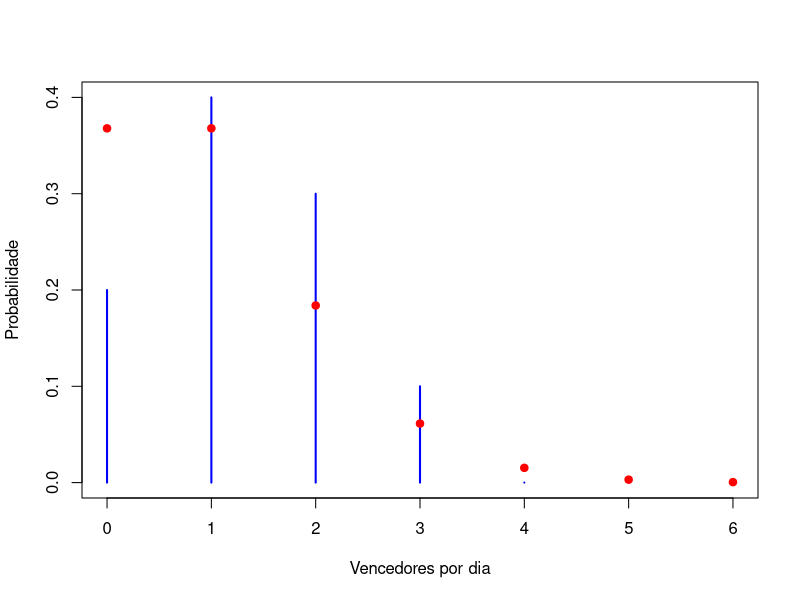

Here is the R script that generated this plot:
#Seed da Simulacao
set.seed(123)

#Parametros
N <- 10^1 #Numero de Simulacoes
n <- 10^7
p <- 10^-7
lambda <- n * p

#Simulacao da binomial
X <- rbinom(N, n, p)

#Probabilidades da Binomial, apenas resultados de 0 a 6, os demais se tornam irrelevantes para a analise
k <- 0:6
p_bin <- table(factor(X[X <= 6], levels = k))
p_bin <- p_bin / sum(p_bin)

#Grafico da Binomial
plot(k, p_bin,
     type = "h",
     lwd = 2,
     col = "blue",
     ylim = c(0, max(p_bin, dpois(k, lambda))),
     xlab = "Vencedores por dia",
     ylab = "Probabilidade",
     yaxt = "n")
axis(2)

# pontos da Poisson
points(k, dpois(k, lambda),
       pch = 19,
       col = "red")